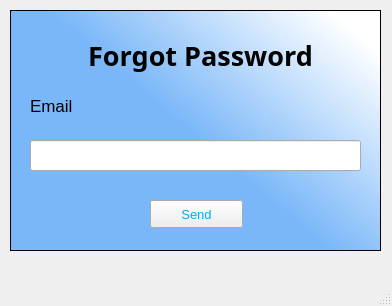
<?xml version="1.0" encoding="UTF-8"?>
<ui version="4.0">
 <class>MainWindow</class>
 <widget class="QMainWindow" name="MainWindow">
  <property name="geometry">
   <rect>
    <x>0</x>
    <y>0</y>
    <width>392</width>
    <height>306</height>
   </rect>
  </property>
  <property name="windowTitle">
   <string>MainWindow</string>
  </property>
  <widget class="QWidget" name="centralwidget">
   <widget class="QTableWidget" name="tableWidget">
    <property name="geometry">
     <rect>
      <x>10</x>
      <y>10</y>
      <width>371</width>
      <height>241</height>
     </rect>
    </property>
    <property name="styleSheet">
     <string notr="true">background-color: qlineargradient(spread:pad, x1:0.502488, y1:0.528, x2:1, y2:0.148, stop:0 rgba(116, 180, 249, 242), stop:0.970149 rgba(255, 255, 255, 255));

</string>
    </property>
   </widget>
   <widget class="QLabel" name="label">
    <property name="geometry">
     <rect>
      <x>80</x>
      <y>30</y>
      <width>241</width>
      <height>51</height>
     </rect>
    </property>
    <property name="font">
     <font>
      <family>Script MT Bold</family>
      <pointsize>20</pointsize>
      <weight>75</weight>
      <bold>true</bold>
     </font>
    </property>
    <property name="text">
     <string>&lt;html&gt;&lt;head/&gt;&lt;body&gt;&lt;p align=&quot;center&quot;&gt;Forgot Password&lt;/p&gt;&lt;/body&gt;&lt;/html&gt;</string>
    </property>
   </widget>
   <widget class="QLabel" name="label_2">
    <property name="geometry">
     <rect>
      <x>30</x>
      <y>90</y>
      <width>71</width>
      <height>31</height>
     </rect>
    </property>
    <property name="font">
     <font>
      <pointsize>13</pointsize>
     </font>
    </property>
    <property name="text">
     <string>Email</string>
    </property>
   </widget>
   <widget class="QLineEdit" name="lineEdit">
    <property name="geometry">
     <rect>
      <x>30</x>
      <y>140</y>
      <width>331</width>
      <height>31</height>
     </rect>
    </property>
   </widget>
   <widget class="QPushButton" name="pushButtonSend">
    <property name="geometry">
     <rect>
      <x>150</x>
      <y>200</y>
      <width>93</width>
      <height>28</height>
     </rect>
    </property>
    <property name="font">
     <font>
      <pointsize>10</pointsize>
     </font>
    </property>
    <property name="styleSheet">
     <string notr="true">color: rgb(0, 170, 255);</string>
    </property>
    <property name="text">
     <string>Send</string>
    </property>
    <property name="icon">
     <iconset>
      <normaloff>images/ic_send.png</normaloff>images/ic_send.png</iconset>
    </property>
   </widget>
   <widget class="QLabel" name="labelExit">
    <property name="geometry">
     <rect>
      <x>20</x>
      <y>20</y>
      <width>31</width>
      <height>31</height>
     </rect>
    </property>
    <property name="focusPolicy">
     <enum>Qt::StrongFocus</enum>
    </property>
    <property name="text">
     <string/>
    </property>
    <property name="pixmap">
     <pixmap>images/ic_exit.png</pixmap>
    </property>
    <property name="scaledContents">
     <bool>true</bool>
    </property>
   </widget>
  </widget>
  <widget class="QMenuBar" name="menubar">
   <property name="geometry">
    <rect>
     <x>0</x>
     <y>0</y>
     <width>392</width>
     <height>26</height>
    </rect>
   </property>
  </widget>
  <widget class="QStatusBar" name="statusbar"/>
 </widget>
 <resources/>
 <connections/>
</ui>
